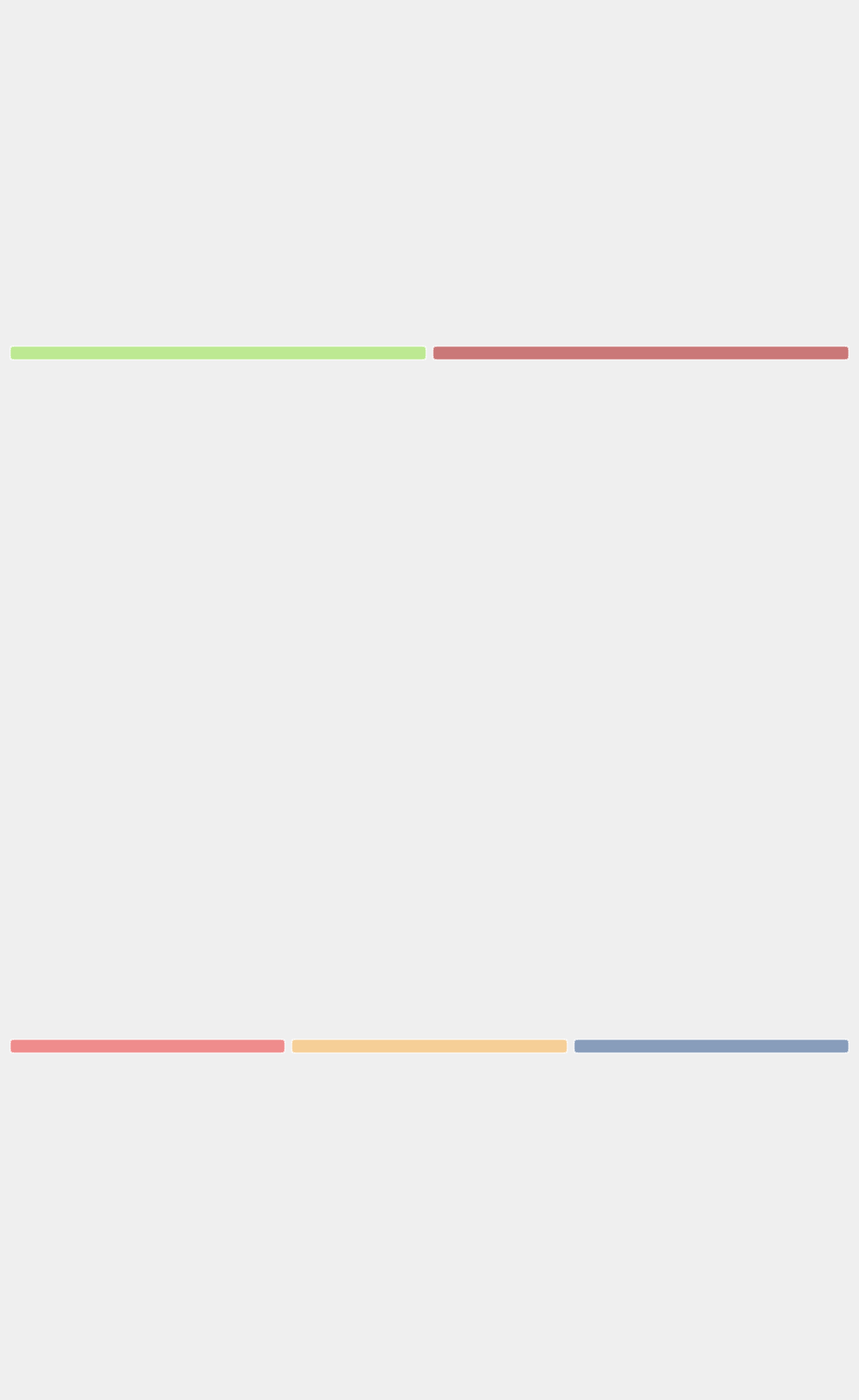
<?xml version="1.0" encoding="UTF-8"?>
<ui version="4.0">
 <class>MainWindow</class>
 <widget class="QMainWindow" name="MainWindow">
  <property name="geometry">
   <rect>
    <x>0</x>
    <y>0</y>
    <width>1010</width>
    <height>1646</height>
   </rect>
  </property>
  <property name="minimumSize">
   <size>
    <width>800</width>
    <height>480</height>
   </size>
  </property>
  <property name="windowTitle">
   <string>MainWindow</string>
  </property>
  <property name="styleSheet">
   <string notr="true">color: rgb(0, 0, 0);</string>
  </property>
  <widget class="QWidget" name="centralWidget">
   <layout class="QVBoxLayout" name="verticalLayout">
    <!-- Menu Widget: Contains Settings and Exit Buttons -->
    <item>
     <widget class="QWidget" name="menuWidget">
      <layout class="QGridLayout" name="gridLayout_TileArea">
       <property name="leftMargin">
        <number>0</number>
       </property>
       <property name="topMargin">
        <number>0</number>
       </property>
       <property name="rightMargin">
        <number>0</number>
       </property>
       <property name="bottomMargin">
        <number>0</number>
       </property>
       <item row="0" column="0">
        <widget class="QPushButton" name="pushButtonSettings">
         <property name="styleSheet">
          <string notr="true">background-color: rgba(138, 226, 52, 0.5);
border-radius: 4px;
border: 2px solid rgba(255,255,255,0.5);</string>
         </property>
         <property name="icon">
          <iconset>
           <normalon>:/settings-hot.png</normalon>
          </iconset>
         </property>
         <property name="iconSize">
          <size>
           <width>64</width>
           <height>64</height>
          </size>
         </property>
        </widget>
       </item>
       <item row="0" column="1">
        <widget class="QPushButton" name="pushButtonExit">
         <property name="styleSheet">
          <string notr="true">background-color: rgba(164, 0, 0, 0.5);
border-radius: 4px;
border: 2px solid rgba(255,255,255,0.5);</string>
         </property>
         <property name="icon">
          <iconset>
           <normalon>:/power-hot.png</normalon>
          </iconset>
         </property>
         <property name="iconSize">
          <size>
           <width>64</width>
           <height>64</height>
          </size>
         </property>
        </widget>
       </item>
      </layout>
     </widget>
    </item>
    <!-- Power Widget: Contains Shutdown, Reboot and Cancel Controls -->
    <item>
     <widget class="QWidget" name="horizontalWidgetPower">
      <layout class="QHBoxLayout" name="horizontalLayoutPower">
       <property name="leftMargin">
        <number>0</number>
       </property>
       <property name="topMargin">
        <number>0</number>
       </property>
       <property name="rightMargin">
        <number>0</number>
       </property>
       <property name="bottomMargin">
        <number>0</number>
       </property>
       <item>
        <widget class="QPushButton" name="pushButtonShutdown">
         <property name="styleSheet">
          <string notr="true">background-color: rgba(239, 41, 41, 0.5);
border-radius: 4px;
border: 2px solid rgba(255,255,255,0.5);</string>
         </property>
         <property name="icon">
          <iconset>
           <normalon>:/power-hot.png</normalon>
          </iconset>
         </property>
         <property name="iconSize">
          <size>
           <width>64</width>
           <height>64</height>
          </size>
         </property>
        </widget>
       </item>
       <item>
        <widget class="QPushButton" name="pushButtonReboot">
         <property name="styleSheet">
          <string notr="true">background-color: rgba(252, 175, 62, 0.5);
border-radius: 4px;
border: 2px solid rgba(255,255,255,0.5);</string>
         </property>
         <property name="icon">
          <iconset>
           <normalon>:/reboot-hot.png</normalon>
          </iconset>
         </property>
         <property name="iconSize">
          <size>
           <width>64</width>
           <height>64</height>
          </size>
         </property>
        </widget>
       </item>
       <item>
        <widget class="QPushButton" name="pushButtonCancel">
         <property name="styleSheet">
          <string notr="true">background-color: rgba(32, 74, 135, 0.5);
border-radius: 4px;
border: 2px solid rgba(255,255,255,0.5);</string>
         </property>
         <property name="icon">
          <iconset>
           <normalon>:/back-hot.png</normalon>
          </iconset>
         </property>
         <property name="iconSize">
          <size>
           <width>64</width>
           <height>64</height>
          </size>
         </property>
        </widget>
       </item>
      </layout>
     </widget>
    </item>
   </layout>
  </widget>
 </widget>
 <layoutdefault spacing="6" margin="11"/>
 <resources/>
 <connections/>
</ui>
